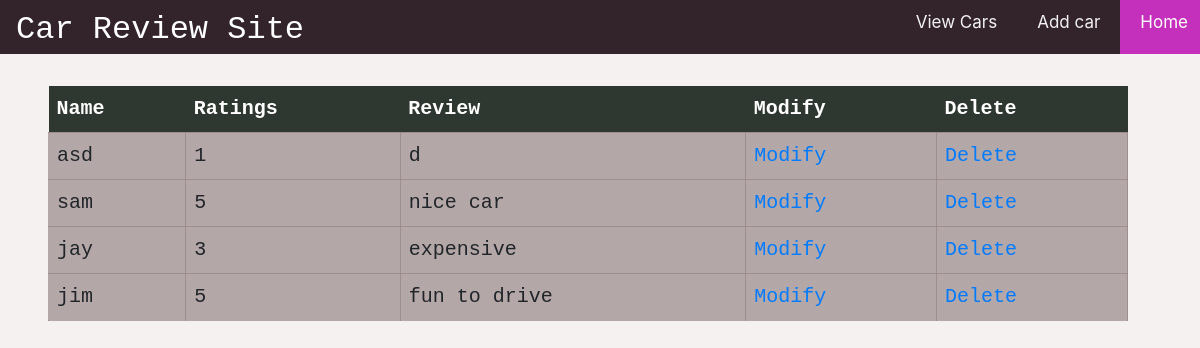
Before: /all_reviews/ with the older database file.
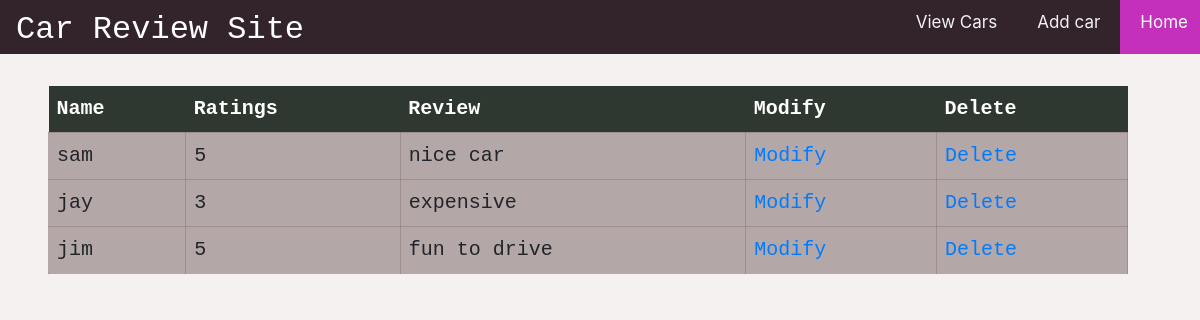
After: the same page with the newer database file.
### main_app/models.py (models this page shows, shortened)
class review(models.Model):
    car_model = models.ForeignKey(car, on_delete = models.CASCADE)
    name = models.CharField(max_length = 20)
    rates = (('1','1'),
            ('2','2'),
            ('3','3'),
            ('4','4'),
            ('5','5'))
    r_id = models.AutoField(primary_key=True)
    rating = models.CharField(max_length = 1, choices=rates, default='1')
    description = models.CharField(max_length = 300)

### main_app/views.py (the view)
# urls.py: path('all_reviews/',views.all_reviews, name='all_reviews'),
def all_reviews(request):
    reviews = review.objects.all()
    return render(request, 'view_reviews.html',{'revs':reviews})

### templates/view_reviews.html (shortened to what this page needs)
{% include 'base.html' %}
{% block content %}
<!DOCTYPE html>
<html lang="en">
<head>
</head>
<body>
<table>
  <tr>
    <th>Name</th>
    <th>Ratings</th>
    <th>Review</th>
    <th>Modify</th>
    <th>Delete</th>
  </tr>
{% for rev in revs %}
  <tr>
    <td>{{rev.name}}</td>
    <td>{{rev.rating}}</td>
    <td>{{rev.description}}</td>
    <td><a href="{% url 'modify' rev.r_id %}">Modify</a></td>
    <td><a href="{% url 'delete' rev.r_id %}">Delete</a></td>
  </tr>
{% endfor %}
</table>
</body>
</html>
{% endblock content %}

Changed rows visible on the page:
removed review: name "asd", rating "1", description "d"
